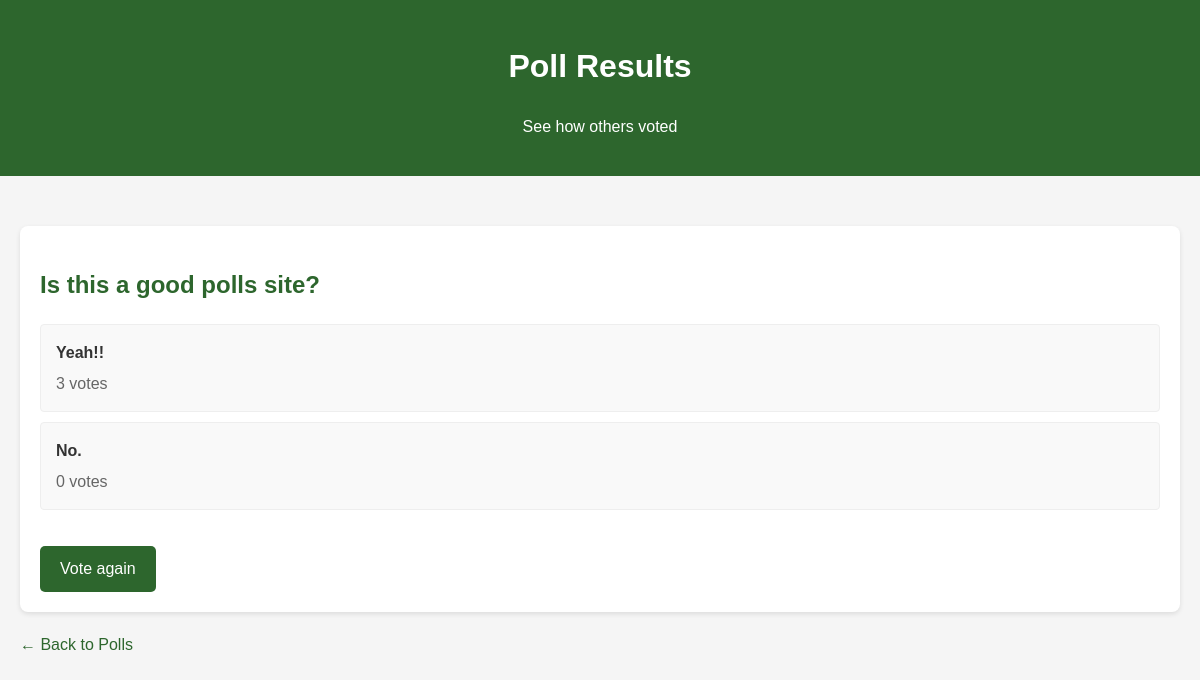
The page /polls/10/results/ on the database as committed earlier.
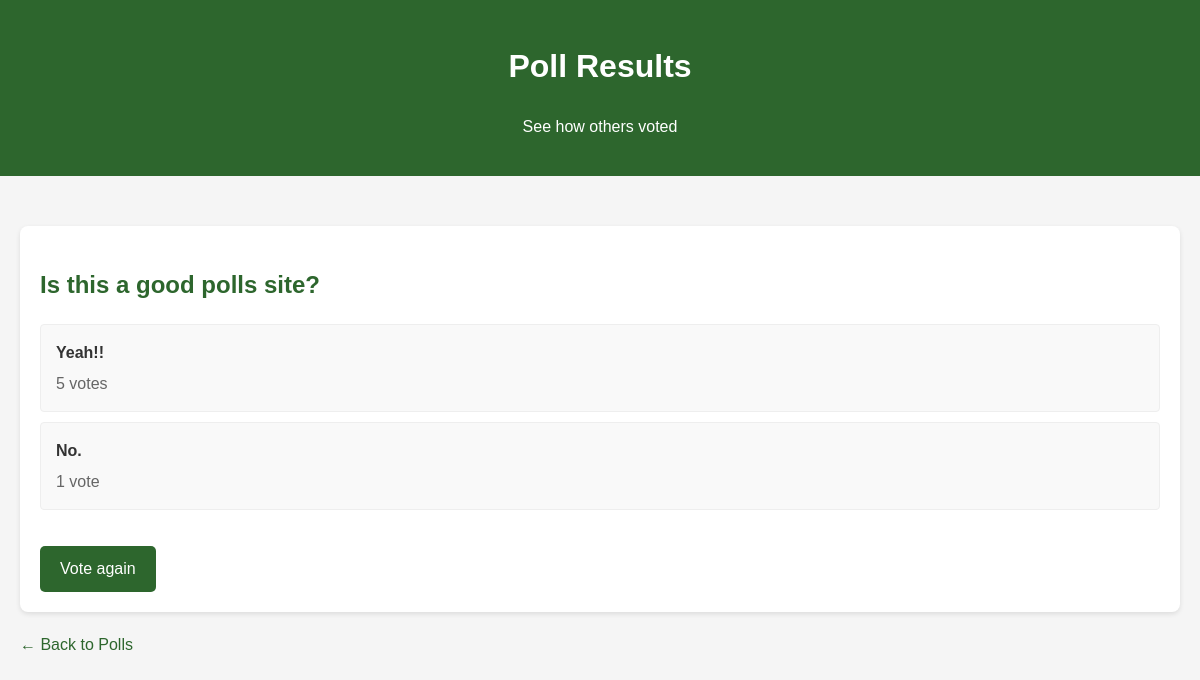
The same page on the database as committed later.
### polls/models.py (models this page shows, shortened)
class Question(models.Model):
    question_text = models.CharField(max_length=200)
    pub_date = models.DateTimeField("Date published")

class Choice(models.Model):
    question = models.ForeignKey(Question, on_delete=models.CASCADE)
    choice_text = models.CharField(max_length=200)
    votes = models.IntegerField(default=0)

### polls/views.py (the view)
# urls.py: path("<int:pk>/results/", views.ResultsView.as_view(), name="results"),
class ResultsView(generic.DetailView):
    model = Question
    template_name = "polls/results.html"

### polls/templates/polls/results.html (shortened to what this page needs)
<!DOCTYPE html>
<html>
<head>
</head>
<body>
    <div class="header">
        <h1>Poll Results</h1>
        <p>See how others voted</p>
    </div>
    <div class="container">
        <div class="results-container">
            <h2 class="poll-question">{{ question.question_text }}</h2>
            <ul class="choice-list">
                {% for choice in question.choice_set.all %}
                    <li class="choice-item">
                        <div class="choice-text">{{ choice.choice_text }}</div>
                        <div class="choice-votes">{{ choice.votes }} vote{{ choice.votes|pluralize }}</div>
                    </li>
                {% endfor %}
            </ul>
            <a href="{% url 'polls:detail' question.id %}" class="vote-again">Vote again</a>
        </div>
        <a href="{% url 'polls:index' %}" class="back-link">← Back to Polls</a>
    </div>
</body>
</html>

### polls/templates/polls/results.html (style rules this page uses)
body { font-family: Arial, sans-serif; line-height: 1.6; margin: 0; padding: 0; background-color: #f5f5f5; }
.container { max-width: 1200px; margin: 0 auto; padding: 20px; }
.header { background-color: #2d662d; color: white; padding: 20px 0; text-align: center; margin-bottom: 30px; }
.results-container { background: white; border-radius: 8px; padding: 20px; box-shadow: 0 2px 5px rgba(0,0,0,0.1); }
.poll-question { color: #2d662d; margin-bottom: 20px; }
.choice-list { list-style: none; padding: 0; }
.choice-item { padding: 15px; margin: 10px 0; border: 1px solid #eee; border-radius: 4px; background-color: #f9f9f9; }
.choice-text { font-weight: bold; color: #333; }
.choice-votes { color: #666; margin-top: 5px; }
.vote-again { display: inline-block; background-color: #2d662d; color: white; padding: 10px 20px; text-decoration: none; border-radius: 5px; margin-top: 20px; transition: background-color 0.3s ease; }
.back-link { display: inline-block; margin-top: 20px; color: #2d662d; text-decoration: none; }

Rows that differ between the two databases and show on the page:
changed Choice "Yeah!!": votes "3" → "5"
changed Choice "No.": votes "0" → "1"
